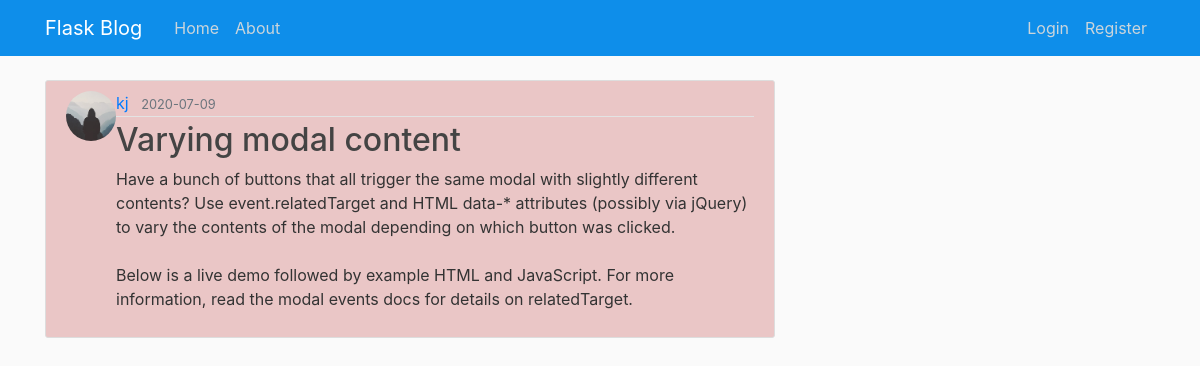
Page /post/13 on the committed database.
### flaskblog/models.py (models this page shows, shortened)
class User(db.Model, UserMixin):
    id = db.Column(db.Integer, primary_key=True)
    username = db.Column(db.String(20), unique=True, nullable=False)
    email = db.Column(db.String(20), unique=True, nullable=False)
    image_file = db.Column(db.String(20), nullable=False, default='default.jpg')
    password = db.Column(db.String(60), nullable=False)
    posts = db.relationship('Post', backref='author', lazy=True)

class Post(db.Model):
    id = db.Column(db.Integer, primary_key=True)
    title = db.Column(db.String(100),nullable=False)
    date_posted = db.Column(db.DateTime, nullable=False, default=datetime.utcnow)
    content = db.Column(db.Text, nullable=False)
    user_id = db.Column(db.Integer, db.ForeignKey('user.id'), nullable=False)

### flaskblog/routes.py (the view)
@app.route("/post/<int:post_id>")
def post(post_id):
    post = Post.query.get_or_404(post_id)
    return render_template('post.html', title=post.title, post=post)

### flaskblog/templates/post.html (shortened to what this page needs)
<!DOCTYPE html>
{% extends 'layout.html' %}
{% block content %}
        <article class="media content-section">
            <img class="rounded-circle artricle-img" src="{{ url_for('static', filename='profile_pics/' + post.author.image_file)}}" height="50px">
            <div class="media-body">
            <div class="article-metadata">
                <a class="mr-2" href="{{url_for('user_posts', username=post.author.username)}}">{{ post.author.username }}</a>
                <small class="text-muted">{{ post.date_posted.strftime('%Y-%m-%d') }}</small>
            </div>
            <h2 class="article-title">{{ post.title }}</h2>
            <p class="article-content">{{ post.content }}</p>
            </div>
        </article>
{% endblock content %}

### flaskblog/static/main.css (style rules this page uses)
body { background: #fafafa; color: #333333; margin-top: 5rem; }
h1, h2, h3, h4, h5, h6 { color: #444444; }
.content-section { background: #eac6c6; padding: 10px 20px; border: 1px solid #dddddd; border-radius: 3px; margin-bottom: 20px; }
.article-title { color: #444444; }
.article-content { white-space: pre-line; }
.article-metadata { padding-bottom: 1px; margin-bottom: 4px; border-bottom: 1px solid #e3e3e3 }

### rows in the picture
User: image_file (placeholder picture), author.username "kj"
Post: date_posted "2020-07-09", title "Varying modal content", content "Have a bunch of buttons that all trigger the same modal with slightly different contents? Use event.relatedTarget and HTML data-* attributes (possibly via jQuery) to vary the contents of the modal depending on which button was clicked. Below is a live demo followed by example HTML and JavaScript. For more information, read the modal events docs for details on relatedTarget."
